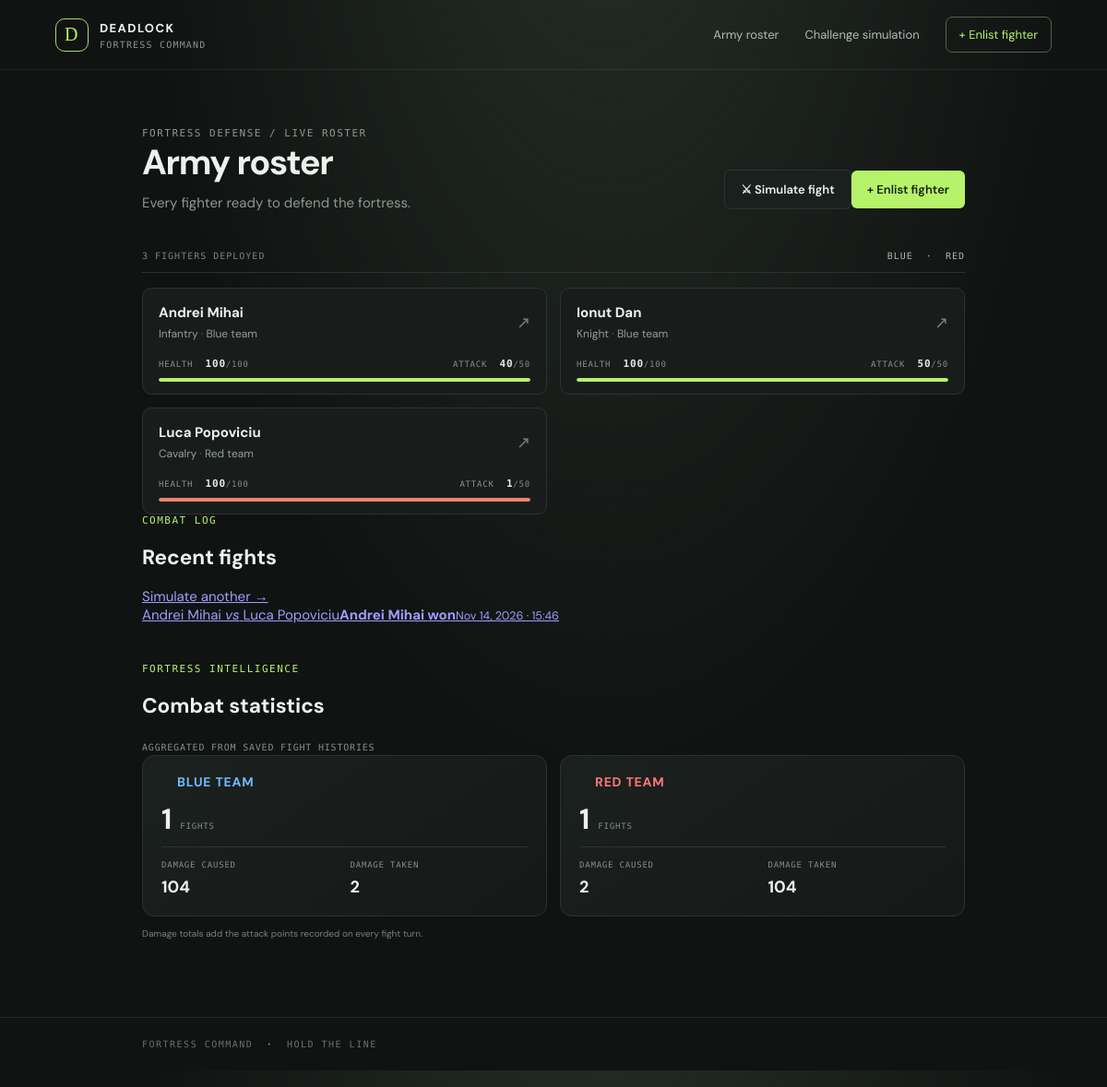
Page /unit/all/ on the committed database.
### units/models.py (models this page shows, shortened)
class Unit(models.Model):
    class UnitType(models.TextChoices):
        INFANTRY = 'Infantry', 'Infantry'
        CANNON = 'Cannon', 'Cannon'
        CAVALRY = 'Cavalry', 'Cavalry'
        KNIGHT = 'Knight', 'Knight'
    class Team(models.TextChoices):
        BLUE = 'Blue', 'Blue'
        RED = 'Red', 'Red'
    name = models.CharField(max_length=100)
    type = models.CharField(max_length=20, choices=UnitType.choices)
    team = models.CharField(max_length=10, choices=Team.choices, default=Team.BLUE)
    health = models.PositiveSmallIntegerField(
        default=100, validators=[MinValueValidator(0), MaxValueValidator(100)]
    )
    attack_points = models.PositiveSmallIntegerField(
        default=0, validators=[MinValueValidator(0), MaxValueValidator(50)]
    )
    profile_image_link = models.URLField(max_length=500)
    class Meta:
        ordering = ('name', 'id')

class Fight(models.Model):
    class Status(models.TextChoices):
        COMPLETE = 'complete', 'Complete'
        STALEMATE = 'stalemate', 'Stalemate'
    unit_one = models.ForeignKey(Unit, on_delete=models.PROTECT, related_name='fights_as_first')
    unit_two = models.ForeignKey(Unit, on_delete=models.PROTECT, related_name='fights_as_second')
    winner = models.ForeignKey(
        Unit, on_delete=models.PROTECT, related_name='fights_won', null=True, blank=True
    )
    status = models.CharField(max_length=12, choices=Status.choices, default=Status.COMPLETE)
    created_at = models.DateTimeField(auto_now_add=True)
    class Meta:
        ordering = ('-created_at', '-id')

### units/views.py (the view)
# urls.py: path('all/', views.unit_list, name='unit-list'),
def unit_list(request):
    units = Unit.objects.all()
    recent_fights = Fight.objects.select_related('unit_one', 'unit_two', 'winner')[:5]
    fight_counts = Fight.objects.aggregate(
        blue=Count('id', filter=Q(unit_one__team=Unit.Team.BLUE) | Q(unit_two__team=Unit.Team.BLUE)),
        red=Count('id', filter=Q(unit_one__team=Unit.Team.RED) | Q(unit_two__team=Unit.Team.RED)),
    )
    damage_totals = FightTurn.objects.aggregate(
        blue_caused=Sum('attack_points', filter=Q(attacker__team=Unit.Team.BLUE)),
        blue_taken=Sum('attack_points', filter=Q(defender__team=Unit.Team.BLUE)),
        red_caused=Sum('attack_points', filter=Q(attacker__team=Unit.Team.RED)),
        red_taken=Sum('attack_points', filter=Q(defender__team=Unit.Team.RED)),
    )
    team_statistics = [
        {
            'team': 'Blue',
            'fights': fight_counts['blue'],
            'damage_caused': damage_totals['blue_caused'] or 0,
            'damage_taken': damage_totals['blue_taken'] or 0,
        },
        {
            'team': 'Red',
            'fights': fight_counts['red'],
            'damage_caused': damage_totals['red_caused'] or 0,
            'damage_taken': damage_totals['red_taken'] or 0,
        },
    ]
    return render(request, 'units/unit_list.html', {
        'units': units,
        'recent_fights': recent_fights,
        'team_statistics': team_statistics,
    })

### templates/units/unit_list.html (shortened to what this page needs)
{% extends 'units/base.html' %}
{% block content %}
<section class="roster-heading"><div><p class="eyebrow">FORTRESS DEFENSE / LIVE ROSTER</p><h1>Army roster</h1><p>Every fighter ready to defend the fortress.</p></div><div class="roster-actions"><a class="button secondary" href="{% url 'fight-simulate' %}">⚔ Simulate fight</a><a class="button primary" href="{% url 'unit-create' %}">+ Enlist fighter</a></div></section>
<div class="roster-meta"><span>{{ units|length }} FIGHTER{{ units|length|pluralize|upper }} DEPLOYED</span><span>BLUE &nbsp;·&nbsp; RED</span></div>
{% if units %}
  <section class="roster-grid">
    {% for unit in units %}
      <article class="fighter-card team-{{ unit.team|lower }}">
        <a class="fighter-main" href="{% url 'unit-detail' unit.pk %}">
          <span class="fighter-copy"><strong>{{ unit.name }}</strong><span>{{ unit.type }} <i>·</i> {{ unit.team }} team</span></span>
          <span class="card-arrow">↗</span>
        </a>
        <div class="card-stats"><span>HEALTH <b>{{ unit.health }}<small>/100</small></b></span><span>ATTACK <b>{{ unit.attack_points }}<small>/50</small></b></span></div>
        <div class="health-track"><span style="width: {{ unit.health }}%"></span></div>
      </article>
    {% endfor %}
  </section>
{% else %}
  <section class="panel empty-state"><div class="empty-icon">✦</div><h2>The roster is empty</h2><p>Enlist the first fighter to begin the defense.</p><a class="button primary" href="{% url 'unit-create' %}">Enlist first fighter <span>→</span></a></section>
{% endif %}
{% if recent_fights %}
  <section class="recent-fights">
    <div class="section-heading"><div><p class="eyebrow">COMBAT LOG</p><h2>Recent fights</h2></div><a href="{% url 'fight-simulate' %}">Simulate another →</a></div>
    <div class="recent-fight-list">
      {% for fight in recent_fights %}
        <a class="recent-fight" href="{% url 'fight-result' fight.pk %}"><span>{{ fight.unit_one.name }} <i>vs</i> {{ fight.unit_two.name }}</span><strong>{% if fight.winner %}{{ fight.winner.name }} won{% else %}Stalemate{% endif %}</strong><small>{{ fight.created_at|date:'M j, Y · H:i' }}</small></a>
      {% endfor %}
    </div>
  </section>
{% endif %}
<section class="team-statistics">
  <div class="section-heading"><div><p class="eyebrow">FORTRESS INTELLIGENCE</p><h2>Combat statistics</h2></div><span class="stats-caption">AGGREGATED FROM SAVED FIGHT HISTORIES</span></div>
  <div class="team-stats-grid">
    {% for stats in team_statistics %}
      <article class="panel team-stat-card team-{{ stats.team|lower }}">
        <div class="team-stat-heading"><span class="team-dot"></span><h3>{{ stats.team }} team</h3></div>
        <div class="team-stat-primary"><strong>{{ stats.fights }}</strong><span>FIGHTS</span></div>
        <div class="team-stat-details"><div><span>DAMAGE CAUSED</span><strong>{{ stats.damage_caused }}</strong></div><div><span>DAMAGE TAKEN</span><strong>{{ stats.damage_taken }}</strong></div></div>
      </article>
    {% endfor %}
  </div>
  <p class="stats-note">Damage totals add the attack points recorded on every fight turn.</p>
</section>
{% endblock %}

### units/static/units/style.css (style rules this page uses)
:root { color-scheme:dark;--bg:#101312;--panel:#181d1b;--line:#2b3330;--muted:#8d9892;--text:#edf2ee;--green:#b6f36a;--blue:#6fbaff;--red:#ff7777 }
* { box-sizing:border-box }
body { margin:0;background:radial-gradient(ellipse at 55% -30%,#283229 0,transparent 55%),var(--bg);color:var(--text);font:15px 'DM Sans',sans-serif;min-height:100vh }
.eyebrow { font:11px 'DM Mono',monospace;letter-spacing:1.5px;color:var(--green);margin:0 0 13px }
.intro h1,.roster-heading h1,.detail-heading h1 { font-size:38px;letter-spacing:-1.4px;margin:0 0 9px }
.intro>p:last-child,.roster-heading p,.detail-heading p { color:var(--muted);margin:0 }
.panel { border:1px solid var(--line);background:linear-gradient(145deg,#1b211e,#151917);border-radius:13px }
.button { display:inline-flex;justify-content:center;align-items:center;gap:13px;border:0;border-radius:6px;padding:12px 17px;font:600 13px 'DM Sans',sans-serif;text-decoration:none;cursor:pointer }
.button.primary { background:var(--green);color:#182012 }
.button.secondary { border:1px solid var(--line);background:#1a201d;color:var(--text) }
.roster-heading { display:flex;align-items:flex-end;justify-content:space-between;margin-bottom:42px }
.roster-heading .button { margin-bottom:3px }
.roster-meta { display:flex;justify-content:space-between;border-bottom:1px solid var(--line);padding-bottom:12px;margin-bottom:16px;color:#79847d;font:10px 'DM Mono',monospace;letter-spacing:1px }
.roster-meta span:last-child { color:#adb7b0 }
.roster-grid { display:grid;grid-template-columns:1fr 1fr;gap:14px }
.fighter-card { background:#181d1b;border:1px solid var(--line);border-radius:10px;padding:16px 17px 13px;transition:border-color .15s }
.fighter-main { display:flex;align-items:center;gap:13px;text-decoration:none;color:inherit }
.fighter-copy { display:flex;flex:1;flex-direction:column;gap:5px;min-width:0 }
.fighter-copy strong { font-size:15px;white-space:nowrap;overflow:hidden;text-overflow:ellipsis }
.fighter-copy>span { font-size:12px;color:#929e96 }
.fighter-copy i { font-style:normal;color:#626d65 }
.team-blue .fighter-copy>span:after { color:var(--blue) }
.team-red .fighter-copy>span:after { color:var(--red) }
.card-arrow { color:#758079;font-size:18px }
.card-stats { display:flex;justify-content:space-between;margin:18px 0 9px;color:#87928a;font:9px 'DM Mono',monospace;letter-spacing:.8px }
.card-stats b { color:#e2e9e3;font-size:11px;margin-left:7px }
.card-stats small { font-size:9px;color:#818c84;font-weight:400 }
.health-track { height:4px;background:#303833;border-radius:5px;overflow:hidden }
.health-track span { display:block;height:100%;background:var(--green);border-radius:5px }
.team-red .health-track span { background:#f0836d }

### units/static/units/fight.css (style rules this page uses)
.unit-fights,.team-statistics { margin-top:42px }
.fight-total,.stats-caption { font:10px 'DM Mono',monospace;color:#849088;letter-spacing:.8px }
.team-stats-grid { display:grid;grid-template-columns:1fr 1fr;gap:14px }
.team-stat-card { padding:19px 20px }
.team-stat-heading { display:flex;align-items:center;gap:9px;margin-bottom:16px }
.team-stat-heading h3 { font-size:14px;text-transform:uppercase;letter-spacing:.8px;margin:0 }
.team-dot { width:8px;height:8px;border-radius:50%;background:var(--team-color) }
.team-stat-primary { display:flex;align-items:baseline;gap:9px;padding-bottom:14px;border-bottom:1px solid var(--line) }
.team-stat-primary strong { font-size:31px;line-height:1 }
.team-stat-primary span,.team-stat-details span { font:9px 'DM Mono',monospace;color:#859087;letter-spacing:.8px }
.team-stat-details { display:grid;grid-template-columns:1fr 1fr;gap:12px;padding-top:14px }
.team-stat-details>div { display:flex;flex-direction:column;gap:7px }
.team-stat-details strong { font-size:18px }
.stats-note { font-size:10px;color:#77837a;margin:12px 0 0 }
.team-blue .team-stat-heading h3 { color:var(--blue) }
.team-red .team-stat-heading h3 { color:var(--red) }

### rows in the picture
Unit: name "Andrei Mihai", type "Infantry", team "Blue", health "100", attack_points "40"
Unit: name "Ionut Dan", type "Knight", team "Blue", health "100", attack_points "50"
Unit: name "Luca Popoviciu", type "Cavalry", team "Red", health "100", attack_points "1", team "RED", fights "1", damage_caused "2", damage_taken "104"
Fight: unit_one.name "Andrei Mihai", unit_two.name "Luca Popoviciu", winner.name "Andrei Mihai", created_at "Nov 14, 2026 · 15:46"

### other values in the picture
{{ units|length }} "3"
{{ stats.team }} "BLUE"
{{ stats.fights }} "1"
{{ stats.damage_caused }} "104"
{{ stats.damage_taken }} "2"
